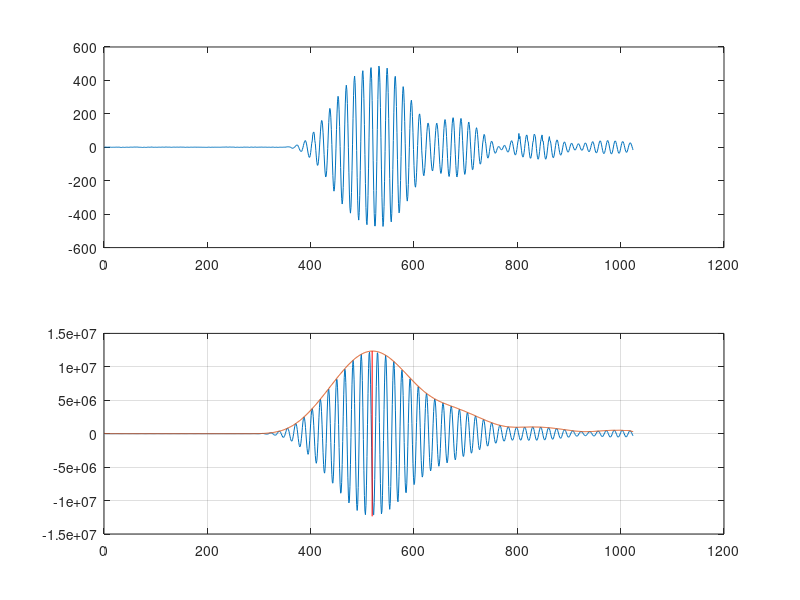

Write the MATLAB code that produced this figure.
clear, clc, close all;
A = importdata('rawData1.txt');
B = importdata('refData1.txt');
C = conv(A, B, 'same');
s = hilbert(C);
%plot(A), grid on
z = abs(s);
m = max(z);
for i= 1:length(z)
   if z(i) == m
      o = i;
      break
   end
end
subplot(2,1,1)
plot(A);
subplot(2,1,2)
plot(C), grid on, hold on
plot(z), hold on
x = linspace(o, o, 2);
y = linspace(-m, m, 2);
line(x, y, 'color', 'red')
